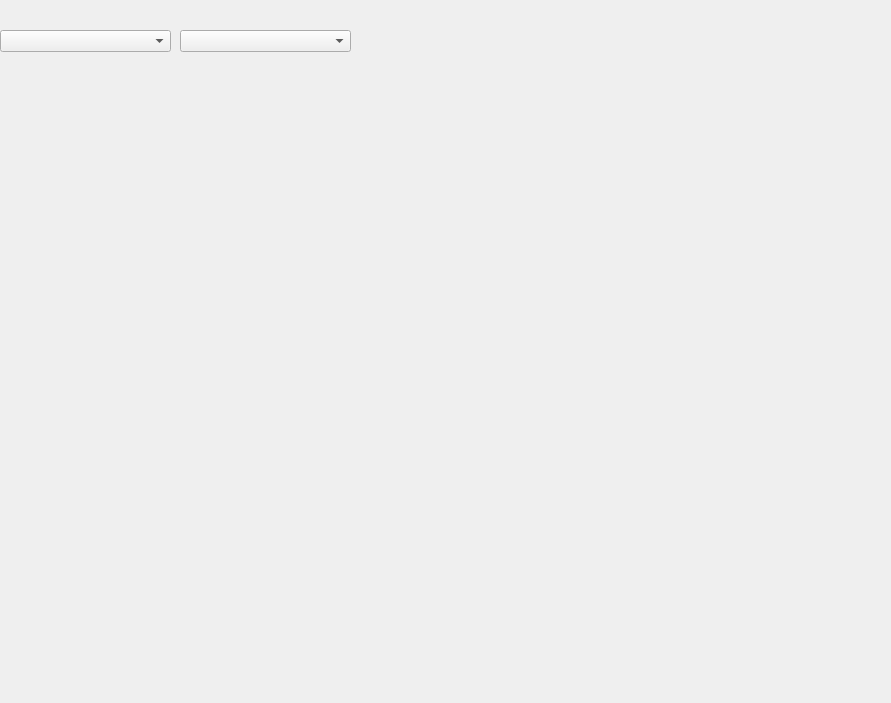
<?xml version="1.0" encoding="UTF-8"?>
<ui version="4.0">
 <class>addition</class>
 <widget class="QDialog" name="addition">
  <property name="geometry">
   <rect>
    <x>0</x>
    <y>0</y>
    <width>891</width>
    <height>703</height>
   </rect>
  </property>
  <property name="windowTitle">
   <string>Dialog</string>
  </property>
  <widget class="QComboBox" name="comboBox">
   <property name="geometry">
    <rect>
     <x>0</x>
     <y>30</y>
     <width>171</width>
     <height>22</height>
    </rect>
   </property>
  </widget>
  <widget class="QComboBox" name="comboBox_2">
   <property name="geometry">
    <rect>
     <x>180</x>
     <y>30</y>
     <width>171</width>
     <height>22</height>
    </rect>
   </property>
  </widget>
 </widget>
 <resources/>
 <connections/>
</ui>
